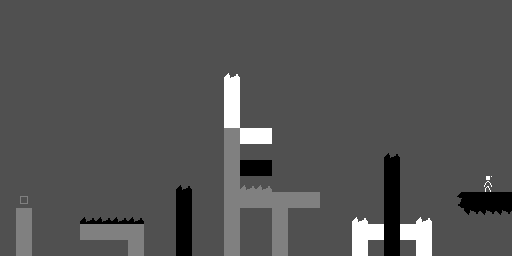

The image is a tile-based game level rendered from a .tmx file. Its description and complete source (layers, tilesets, objects, tile grids) follow:
An orthogonal 32x16 tile map with 16x16 px tiles, 2 tile layers (alt_a, all).

<map version="1.5" tiledversion="1.7.2" orientation="orthogonal" renderorder="right-down" width="32" height="16" tilewidth="16" tileheight="16" infinite="0" backgroundcolor="#505050" nextlayerid="6" nextobjectid="1">
 <properties>
  <property name="bg_color" type="int" value="255" />
  <property name="title" value="Pillars" />
  <property name="wrapping" type="bool" value="false" />
 </properties>
 <tileset firstgid="1" source="monoman.tsx" />
 <layer id="4" name="alt_a" width="32" height="16">
  <data encoding="csv">
0,0,0,0,0,0,0,0,0,0,0,0,0,0,0,0,0,0,0,0,0,0,0,0,0,0,0,0,0,0,0,0,
0,0,0,0,0,0,0,0,0,0,0,0,0,0,0,0,0,0,0,0,0,0,0,0,0,0,0,0,0,0,0,0,
0,0,0,0,0,0,0,0,0,0,0,0,0,0,0,0,0,0,0,0,0,0,0,0,0,0,0,0,0,0,0,0,
0,0,0,0,0,0,0,0,0,0,0,0,0,0,0,0,0,0,0,0,0,0,0,0,0,0,0,0,0,0,0,0,
0,0,0,0,0,0,0,0,0,0,0,0,0,0,0,0,0,0,0,0,0,0,0,0,0,0,0,0,0,0,0,0,
0,0,0,0,0,0,0,0,0,0,0,0,0,0,0,0,0,0,0,0,0,0,0,0,0,0,0,0,0,0,0,0,
0,0,0,0,0,0,0,0,0,0,0,0,0,0,0,0,0,0,0,0,0,0,0,0,0,0,0,0,0,0,0,0,
0,0,0,0,0,0,0,0,0,0,0,0,0,0,10,0,0,0,0,0,0,0,0,0,0,0,0,0,0,0,0,0,
0,0,0,0,0,0,0,0,0,0,0,0,0,0,0,0,0,0,0,0,0,0,0,0,0,0,0,0,0,0,0,0,
0,0,0,0,0,0,0,0,0,0,0,0,0,0,0,0,0,0,0,0,0,0,0,0,0,0,0,0,0,0,0,0,
0,0,0,0,0,0,0,0,0,0,0,0,0,0,0,0,0,0,0,0,0,0,0,0,0,0,0,0,0,0,0,0,
0,0,0,0,0,0,0,0,0,0,0,0,0,0,0,0,0,0,0,0,0,0,0,0,0,0,0,0,0,0,0,0,
0,0,0,0,0,0,0,0,0,0,0,0,0,0,0,0,0,0,0,0,0,0,0,0,0,0,0,0,0,0,0,0,
0,0,0,0,0,0,0,0,0,0,0,0,0,0,0,0,0,0,0,0,0,0,12,0,0,0,12,0,0,0,0,0,
0,0,0,0,0,0,0,0,0,0,0,0,0,0,0,0,0,0,0,0,0,0,6,6,6,6,6,0,0,0,0,0,
0,0,0,0,0,0,0,0,0,0,0,0,0,0,0,0,0,0,0,0,0,0,6,0,0,0,6,0,0,0,0,0
</data>
 </layer>
 <layer id="1" name="all" width="32" height="16">
  <data encoding="csv">
0,0,0,0,0,0,0,0,0,0,0,0,0,0,0,0,0,0,0,0,0,0,0,0,0,0,0,0,0,0,0,0,
0,0,0,0,0,0,0,0,0,0,0,0,0,0,0,0,0,0,0,0,0,0,0,0,0,0,0,0,0,0,0,0,
0,0,0,0,0,0,0,0,0,0,0,0,0,0,0,0,0,0,0,0,0,0,0,0,0,0,0,0,0,0,0,0,
0,0,0,0,0,0,0,0,0,0,0,0,0,0,0,0,0,0,0,0,0,0,0,0,0,0,0,0,0,0,0,0,
0,0,0,0,0,0,0,0,0,0,0,0,0,0,12,0,0,0,0,0,0,0,0,0,0,0,0,0,0,0,0,0,
0,0,0,0,0,0,0,0,0,0,0,0,0,0,6,0,0,0,0,0,0,0,0,0,0,0,0,0,0,0,0,0,
0,0,0,0,0,0,0,0,0,0,0,0,0,0,6,0,0,0,0,0,0,0,0,0,0,0,0,0,0,0,0,0,
0,0,0,0,0,0,0,0,0,0,0,0,0,0,6,0,0,0,0,0,0,0,0,0,0,0,0,0,0,0,0,0,
0,0,0,0,0,0,0,0,0,0,0,0,0,0,5,6,6,0,0,0,0,0,0,0,0,0,0,0,0,0,0,0,
0,0,0,0,0,0,0,0,0,0,0,0,0,0,5,0,0,0,0,0,0,0,0,0,10,0,0,0,0,0,0,0,
0,0,0,0,0,0,0,0,0,0,0,0,0,0,5,4,4,0,0,0,0,0,0,0,4,0,0,0,0,0,0,0,
0,0,0,0,0,0,0,0,0,0,0,10,0,0,5,11,11,0,0,0,0,0,0,0,4,0,0,0,0,0,2147483649,0,
0,17,0,0,0,0,0,0,0,0,0,4,0,0,5,5,5,5,5,5,0,0,0,0,4,0,0,0,536870922,4,4,4,
0,5,0,0,0,10,10,10,10,0,0,4,0,0,5,0,0,5,0,0,0,0,0,0,4,0,0,0,0,1073741834,1073741834,1073741834,
0,5,0,0,0,5,5,5,5,0,0,4,0,0,5,0,0,5,0,0,0,0,0,0,4,0,0,0,0,0,0,0,
0,5,0,0,0,0,0,0,5,0,0,4,0,0,5,0,0,5,0,0,0,0,0,0,4,0,0,0,0,0,0,0
</data>
 </layer>
</map>
